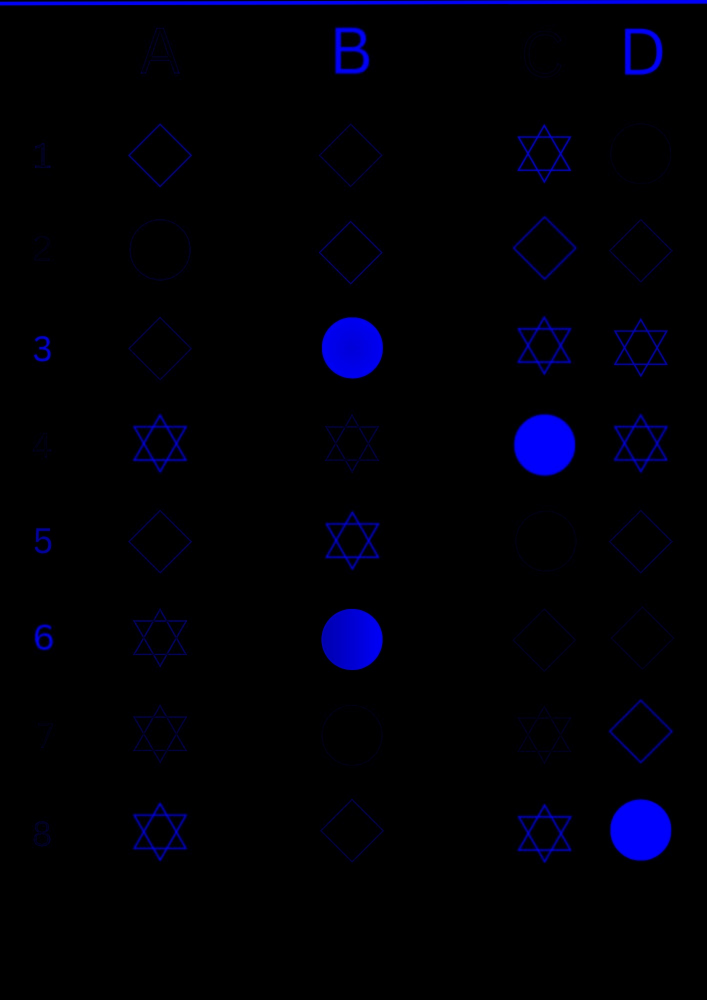
#> input picture Bhaskar.jpg, 1414 x 2000 px, found by its file name (shown at 1/2 size)
$ python testcase1.py
#> lines starting #> are read from the running program, lines starting #| are printed output that depends on the picture; after the words box and inside, x2 and y2 are one past the last pixel; in counts of white or black regions, pixels touching at a corner belong together
import cv2
import numpy as np


def resize_by_scale(image, scale_factor):


    original_height, original_width = image.shape[:2]
    new_dimensions = (
        int(original_width * scale_factor),
        int(original_height * scale_factor)
    )

    resized_image = cv2.resize(image, new_dimensions, interpolation=cv2.INTER_AREA)
    return resized_image


def count_polygon_edges(contour):

    arc_len = cv2.arcLength(contour, closed=True)
    epsilon = 0.01 * arc_len
    approx_curve = cv2.approxPolyDP(contour, epsilon, closed=True)

    return len(approx_curve)


img1 =cv2.imread('testcase2.py/Bhaskar.jpg')
#> img1 is the input picture: shape (2000, 1414, 3); mean B, G, R 7.5, 0.1, 0.1
imgGrey1=cv2.cvtColor(img1, cv2.COLOR_BGR2GRAY)
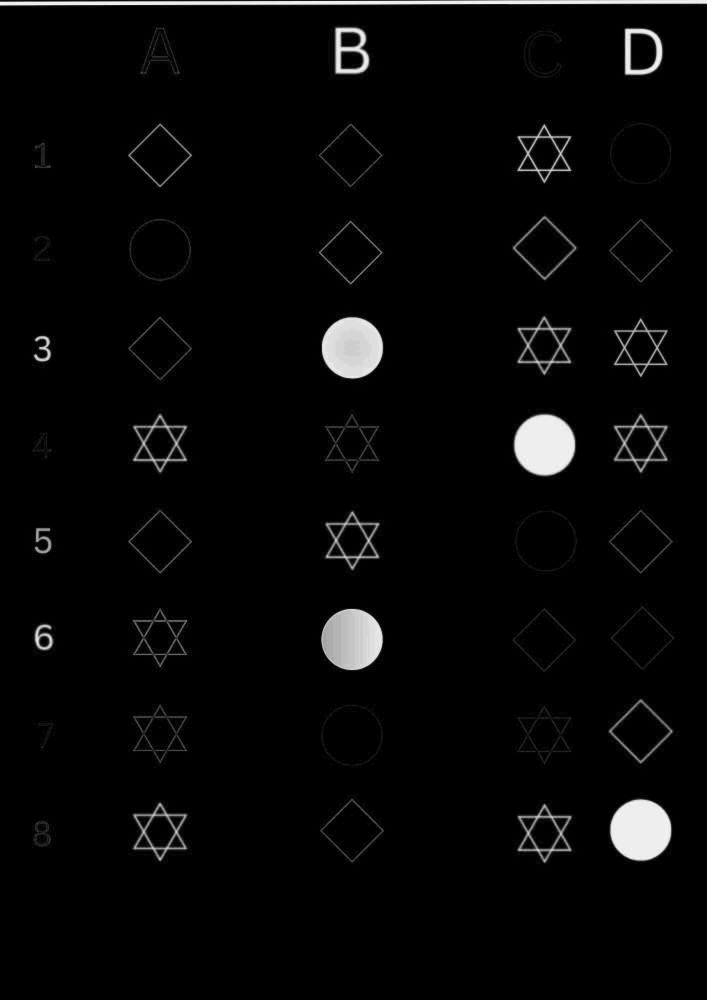
#> imgGrey1: shape (2000, 1414) (shown at 1/2 size); min 0, max 31, mean 0.9; drawn with min black and max white
img2 =cv2.imread('testcase2.py/Ganshyam.jpg')
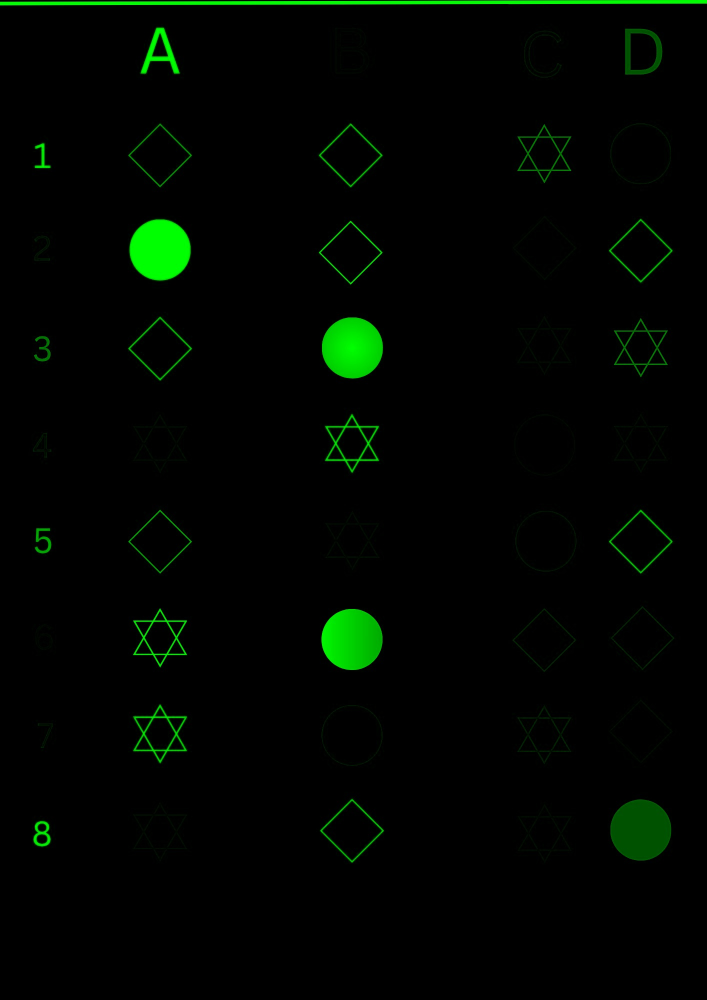
#> input picture Ganshyam.jpg, 1414 x 2000 px, found by its file name (shown at 1/2 size)
#> img2 is the input picture: shape (2000, 1414, 3); mean B, G, R 0.3, 6, 0.3
imgGrey2=cv2.cvtColor(img2, cv2.COLOR_BGR2GRAY)
img3 =cv2.imread('testcase2.py/Raghav.jpg')
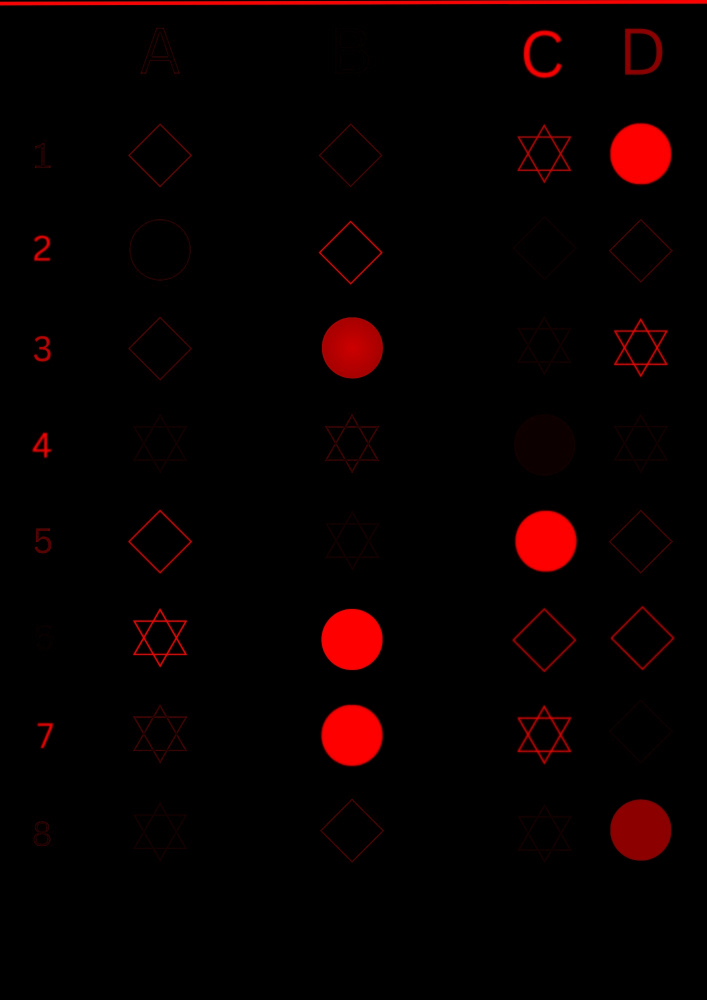
#> input picture Raghav.jpg, 1414 x 2000 px, found by its file name (shown at 1/2 size)
#> img3 is the input picture: shape (2000, 1414, 3); mean B, G, R 0.2, 0.1, 8.4
imgGrey3=cv2.cvtColor(img3, cv2.COLOR_BGR2GRAY)

grey1=resize_by_scale(imgGrey1,0.5)
grey2=resize_by_scale(imgGrey2,0.5)
grey3=resize_by_scale(imgGrey3,0.5)

stacked= cv2.merge([grey1, grey2, grey3])
normalization = np.uint8(cv2.normalize(stacked, None, 0, 255, cv2.NORM_MINMAX))
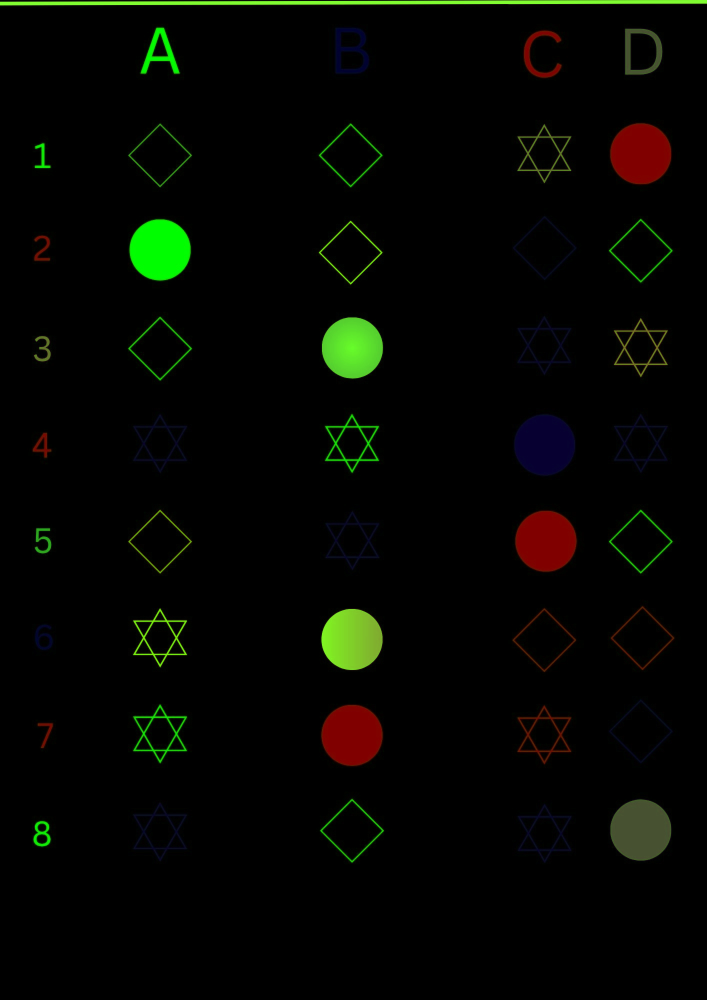
#> normalization: shape (1000, 707, 3); mean of channels 0, 1, 2 1.6, 6.2, 4.4; drawn as B, G, R
merged1 = resize_by_scale(normalization, 0.5)

gray = cv2.cvtColor(merged1, cv2.COLOR_BGR2GRAY)
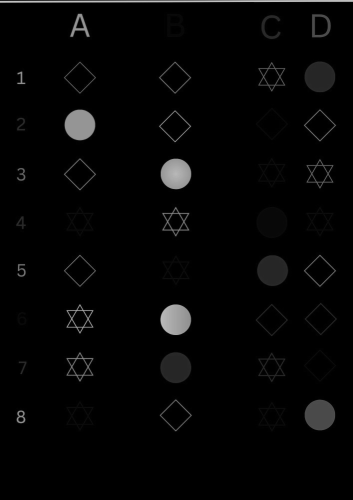
#> gray: shape (500, 353); min 0, max 193, mean 5.1
blurred = cv2.GaussianBlur(gray, (5, 5), 1)

bright = cv2.convertScaleAbs(blurred, alpha=1.34, beta=40)

_, thresh = cv2.threshold(bright, 50, 255, cv2.THRESH_BINARY )
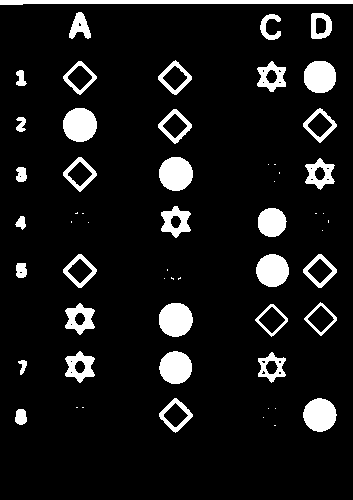
#> thresh: shape (500, 353); 9.3% white; 57 white regions (22 under 20 px)

contours, _ = cv2.findContours(thresh, cv2.RETR_EXTERNAL, cv2.CHAIN_APPROX_NONE)
#> contours = 57 contours, 22 with area under 20; largest, box (x1, y1, x2, y2) and area: (0, 0, 353, 5) 1078, (63, 108, 97, 142) 872, (159, 303, 193, 337) 872, (159, 157, 193, 191) 866, (303, 398, 337, 432) 830

def get_column(x):
    if x < 100:
        return 'A'
    elif x < 200:
        return 'B'
    elif x < 300:
        return 'C'
    else:
        return 'D'

def get_row(y):
    if y < 100:
        return '1'
    elif y < 160:
        return '2'
    elif y < 220:
        return '3'
    elif y < 260:
        return '4'
    elif y < 300:
        return '5'
    elif y < 360:
        return '6'
    elif y < 400:
        return '7'
    else:
        return '8'

output = bright.copy()

for cnt in contours:
    edges=count_polygon_edges(cnt)
    if edges>10:
     area = cv2.contourArea(cnt)
     if 600 < area < 1000:
        perimeter = cv2.arcLength(cnt, True)
        circularity = 4 * np.pi * (area / (perimeter ** 2 ))
        if circularity > 0.85:
            (x, y), radius = cv2.minEnclosingCircle(cnt)
            center = (int(x), int(y))
            radius = int(radius)

            cv2.circle(output, center, radius, (255, 225, 255), 2)

            col = get_column(x)
            row = get_row(y)
            label=f"{row}{col}"
            cv2.putText(output,label, (int(x) - 5, int(y) - radius - 3), cv2.FONT_HERSHEY_SIMPLEX, 0.8, (255, 255, 255), 1)
#> this loop made 57 passes
#> (arc_len in count_polygon_edges, epsilon in count_polygon_edges, edges, area, perimeter, circularity, x, y) on passes 8, 12, 15, 24, 35, 43, 48, 50: (108.6, 1.09, 12, 830, 108.6, 0.885, 319.3, 414.5), (106.3, 1.06, 11, 804.5, 106.3, 0.894, 175.2, 367.2), (110.3, 1.1, 15, 871.5, 110.3, 0.9, 175.2, 319.3), (106.9, 1.07, 12, 807, 106.9, 0.887, 272.1, 270.1), (93.84, 0.938, 12, 623.5, 93.84, 0.89, 271.5, 222), (110.3, 1.1, 13, 866.5, 110.3, 0.895, 175.4, 173.4), (110.9, 1.11, 12, 872, 110.9, 0.891, 79.5, 124.5), (105.3, 1.05, 12, 800, 105.3, 0.907, 319.5, 76.37)
#> (arc_len in count_polygon_edges, epsilon in count_polygon_edges, edges, area) on passes 3, 10, 11, 13, 16, 22: (44.97, 0.45, 12, 135), (41.56, 0.416, 19, 54.5), (109.5, 1.09, 13, 492.5), (112.6, 1.13, 14, 570), (112.6, 1.13, 14, 572), (46.14, 0.461, 14, 124)
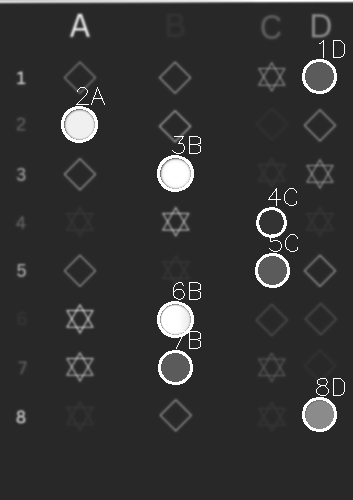
#> output: shape (500, 353); min 40, max 255, mean 50.4

cv2.imshow("Detected Circles", output)
cv2.waitKey(0)
cv2.destroyAllWindows()
